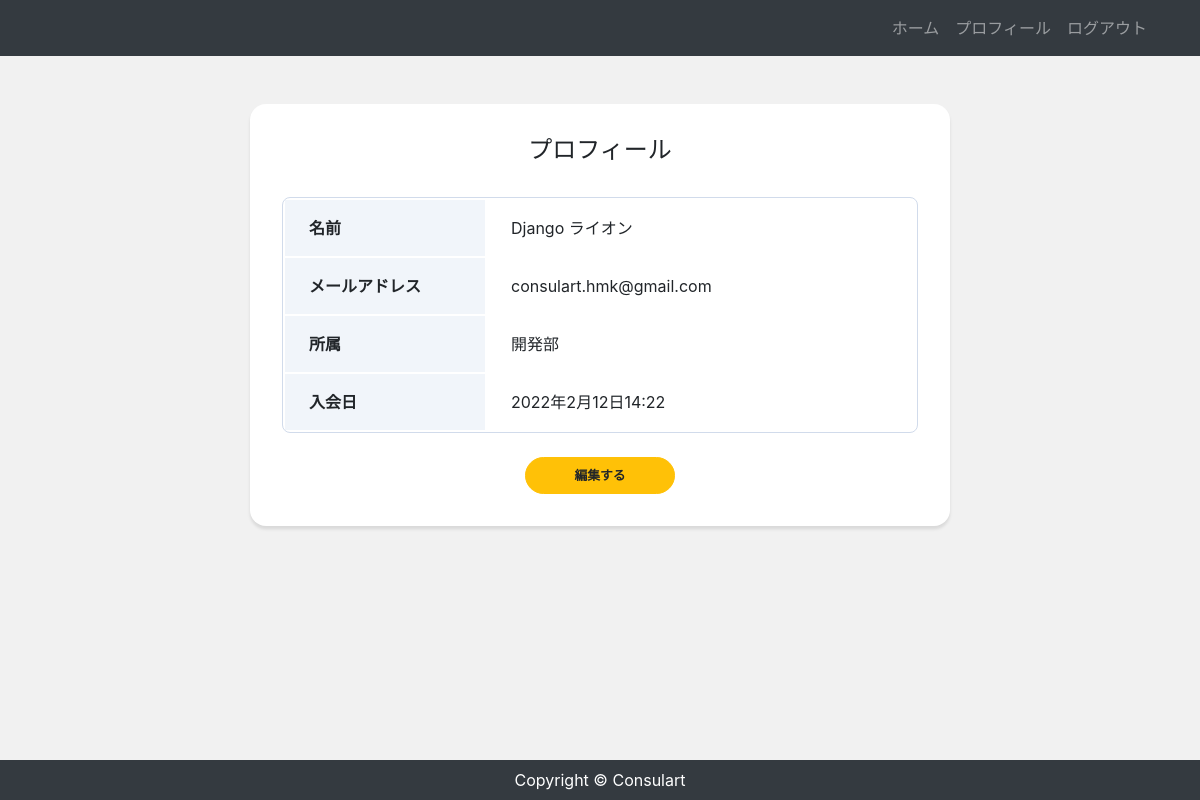
/accounts/profile/ (signed in), run on an earlier commit of the app's database.
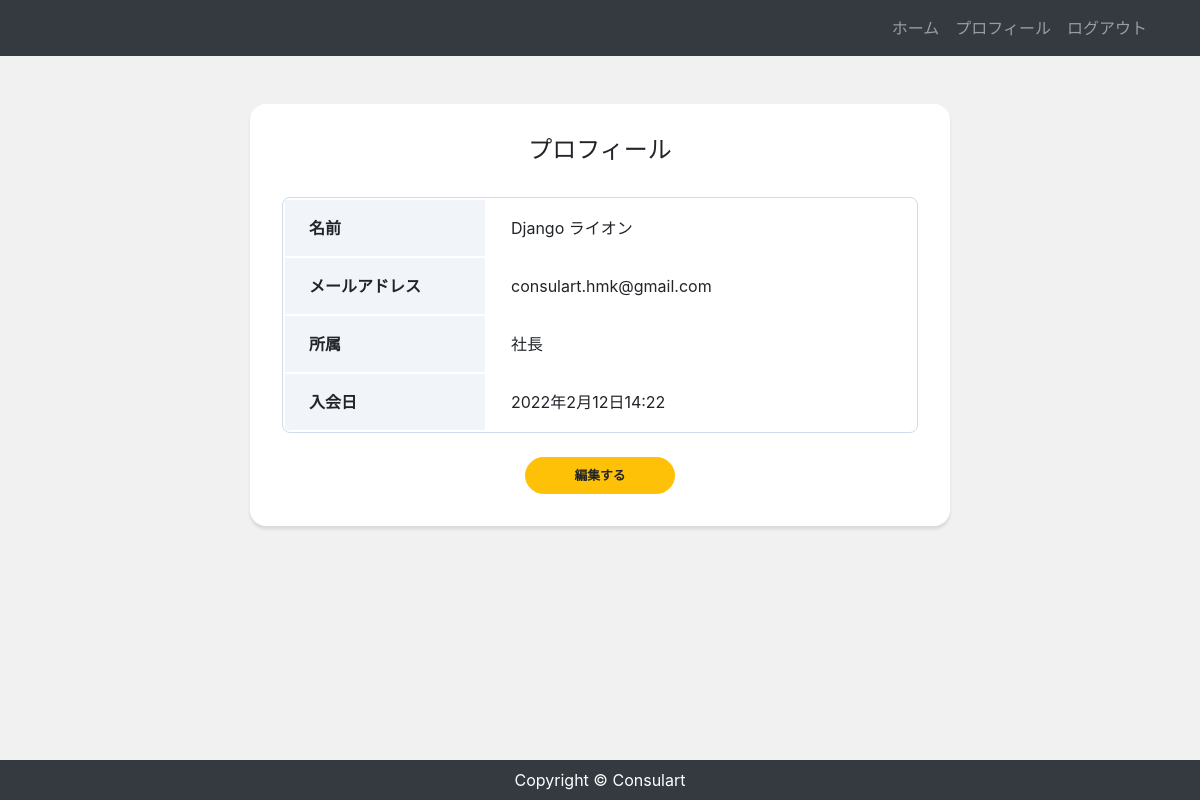
And on a later commit of the database.
### accounts/models.py (models this page shows, shortened)
class CustomUser(AbstractBaseUser, PermissionsMixin):
    email = models.EmailField('メールアドレス', unique=True)
    first_name = models.CharField('姓', max_length=30)
    last_name = models.CharField('名', max_length=30)
    department = models.CharField('所属', max_length=30, blank=True)
    created = models.DateTimeField('入会日', default=timezone.now)
    is_staff = models.BooleanField(
        ('staff status'),
        default=False,
        help_text=('Designates whether the user can log into this admin site.'),
    )
    is_active = models.BooleanField(
        ('active'),
        default=True,
        help_text=(
            'Designates whether this user should be treated as active. '
            'Unselect this instead of deleting accounts.'
        ),
    )
    objects = UserManager()
    EMAIL_FIELD = 'email'
    USERNAME_FIELD = 'email'
    REQUIRED_FIELDS = []
    class Meta:
        verbose_name = ('user')
        verbose_name_plural = ('users')

### accounts/views.py (the view)
# urls.py: path('profile/', views.ProfileView.as_view(), name='profile'),
class ProfileView(LoginRequiredMixin, View):
    def get(self, request, *args, **kwargs):
        user_data = CustomUser.objects.get(id=request.user.id)
        return render(request, 'accounts/profile.html', {
            'user_data': user_data,
        })

### accounts/templates/accounts/profile.html
{% extends 'app/base.html' %}
{% block content %}
<div class="card card-profile my-5 mx-auto">
    <div class="card-body">
        <h5 class="card-title text-center">プロフィール</h5>
        <table class="profile_table mb-4">
            <tbody>
                <tr>
                    <th class="header">名前</th>
                    <td class="data">{{ user_data.first_name }} {{ user_data.last_name }}</td>
                </tr>
                <tr>
                    <th class="header">メールアドレス</th>
                    <td class="data">{{ user_data.email }}</td>
                </tr>
                <tr>
                    <th class="header">所属</th>
                    <td class="data">{{ user_data.department }}</td>
                </tr>
                <tr>
                    <th class="header">入会日</th>
                    <td class="data">{{ user_data.created }}</td>
                </tr>
            </tbody>
        </table>
        <div class="button mx-auto">
            <a href="{% url 'profile_edit' %}" class="btn btn-lg btn-warning btn-block">編集する</a>
        </div>
    </div>
</div>
{% endblock %}

What changed in the data, as far as the page shows it:
changed CustomUser "Django": department "開発部" → "社長"
